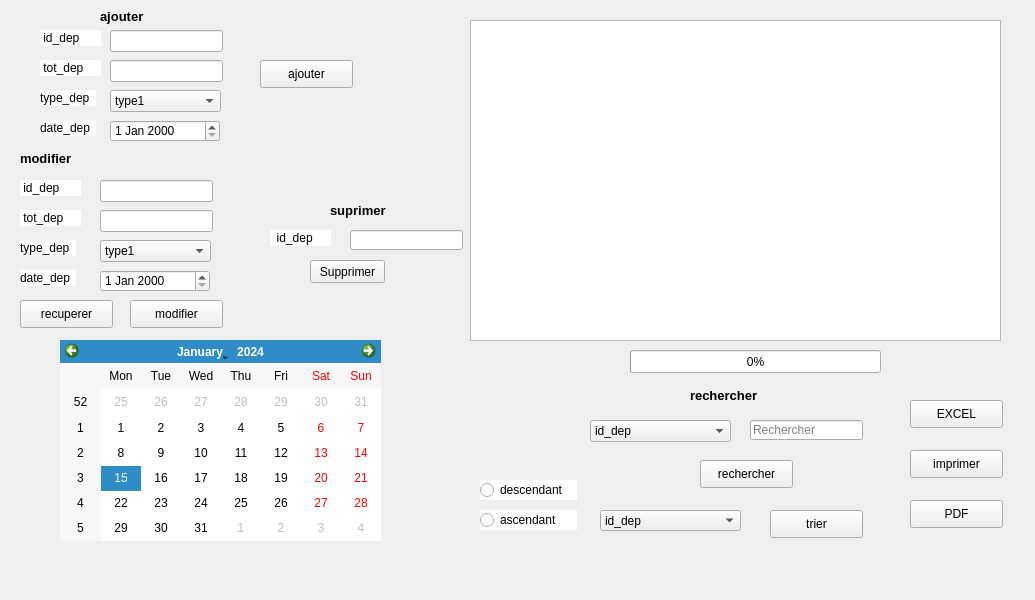
   <widget class="QWidget" name="tab">
    <attribute name="title">
     <string>Gestion depense</string>
    </attribute>
    <widget class="QLabel" name="label_7">
     <property name="geometry">
      <rect>
       <x>40</x>
       <y>30</y>
       <width>61</width>
       <height>16</height>
      </rect>
     </property>
     <property name="styleSheet">
      <string notr="true">background-color:tranparent;

border-image:url(:/image/888.jpg);

background:white;

border:none;

background-repeat:none;

</string>
     </property>
     <property name="text">
      <string> id_dep</string>
     </property>
    </widget>
    <widget class="QLabel" name="label_10">
     <property name="geometry">
      <rect>
       <x>40</x>
       <y>60</y>
       <width>61</width>
       <height>16</height>
      </rect>
     </property>
     <property name="styleSheet">
      <string notr="true">background-color:tranparent;

border-image:url(:/image/888.jpg);

background:white;

border:none;

background-repeat:none;

</string>
     </property>
     <property name="text">
      <string> tot_dep</string>
     </property>
    </widget>
    <widget class="QLineEdit" name="le_id_dep">
     <property name="geometry">
      <rect>
       <x>110</x>
       <y>30</y>
       <width>113</width>
       <height>22</height>
      </rect>
     </property>
    </widget>
    <widget class="QLineEdit" name="le_tot_dep">
     <property name="geometry">
      <rect>
       <x>110</x>
       <y>60</y>
       <width>113</width>
       <height>22</height>
      </rect>
     </property>
    </widget>
    <widget class="QPushButton" name="pushButton_1">
     <property name="geometry">
      <rect>
       <x>260</x>
       <y>60</y>
       <width>93</width>
       <height>28</height>
      </rect>
     </property>
     <property name="text">
      <string>ajouter</string>
     </property>
    </widget>
    <widget class="QLabel" name="label_25">
     <property name="geometry">
      <rect>
       <x>20</x>
       <y>180</y>
       <width>61</width>
       <height>16</height>
      </rect>
     </property>
     <property name="styleSheet">
      <string notr="true">background-color:tranparent;

border-image:url(:/image/888.jpg);

background:white;

border:none;

background-repeat:none;
</string>
     </property>
     <property name="text">
      <string> id_dep</string>
     </property>
    </widget>
    <widget class="QLabel" name="label_11">
     <property name="geometry">
      <rect>
       <x>20</x>
       <y>210</y>
       <width>61</width>
       <height>16</height>
      </rect>
     </property>
     <property name="styleSheet">
      <string notr="true">background-color:tranparent;

border-image:url(:/image/888.jpg);

background:white;

border:none;

background-repeat:none;
</string>
     </property>
     <property name="text">
      <string> tot_dep</string>
     </property>
    </widget>
    <widget class="QLineEdit" name="le_id_dep_5">
     <property name="geometry">
      <rect>
       <x>100</x>
       <y>180</y>
       <width>113</width>
       <height>22</height>
      </rect>
     </property>
    </widget>
    <widget class="QLineEdit" name="le_tot_dep_2">
     <property name="geometry">
      <rect>
       <x>100</x>
       <y>210</y>
       <width>113</width>
       <height>22</height>
      </rect>
     </property>
    </widget>
    <widget class="QPushButton" name="pushButton_2">
     <property name="geometry">
      <rect>
       <x>130</x>
       <y>300</y>
       <width>93</width>
       <height>28</height>
      </rect>
     </property>
     <property name="text">
      <string>modifier</string>
     </property>
    </widget>
    <widget class="QComboBox" name="cb_recherche_8">
     <property name="geometry">
      <rect>
       <x>590</x>
       <y>420</y>
       <width>141</width>
       <height>22</height>
      </rect>
     </property>
     <item>
      <property name="text">
       <string>id_dep</string>
      </property>
     </item>
     <item>
      <property name="text">
       <string>tot_dep</string>
      </property>
     </item>
    </widget>
    <widget class="QLineEdit" name="le_recherche_8">
     <property name="geometry">
      <rect>
       <x>750</x>
       <y>420</y>
       <width>113</width>
       <height>20</height>
      </rect>
     </property>
     <property name="placeholderText">
      <string>Rechercher</string>
     </property>
    </widget>
    <widget class="QPushButton" name="pushButton_7">
     <property name="geometry">
      <rect>
       <x>700</x>
       <y>460</y>
       <width>93</width>
       <height>28</height>
      </rect>
     </property>
     <property name="text">
      <string>rechercher</string>
     </property>
    </widget>
    <widget class="QPushButton" name="EXCEL_4">
     <property name="geometry">
      <rect>
       <x>910</x>
       <y>400</y>
       <width>93</width>
       <height>28</height>
      </rect>
     </property>
     <property name="text">
      <string>EXCEL</string>
     </property>
    </widget>
    <widget class="QLabel" name="label_26">
     <property name="geometry">
      <rect>
       <x>270</x>
       <y>230</y>
       <width>61</width>
       <height>16</height>
      </rect>
     </property>
     <property name="styleSheet">
      <string notr="true">background-color:tranparent;

border-image:url(:/image/555555.jpg);

background:white;

border:none;

background-repeat:none;</string>
     </property>
     <property name="text">
      <string>  id_dep</string>
     </property>
    </widget>
    <widget class="QLineEdit" name="le_id_sup_3">
     <property name="geometry">
      <rect>
       <x>350</x>
       <y>230</y>
       <width>113</width>
       <height>20</height>
      </rect>
     </property>
     <property name="styleSheet">
      <string notr="true">m_myWidget = new QWidget(this); m_myWidget-&gt;setGeometry(0, 0, 300, 100); QPalette pal = palette();</string>
     </property>
    </widget>
    <widget class="QPushButton" name="supprimer_6">
     <property name="geometry">
      <rect>
       <x>310</x>
       <y>260</y>
       <width>75</width>
       <height>23</height>
      </rect>
     </property>
     <property name="text">
      <string>Supprimer</string>
     </property>
    </widget>
    <widget class="QTableView" name="tab_dep">
     <property name="geometry">
      <rect>
       <x>470</x>
       <y>20</y>
       <width>531</width>
       <height>321</height>
      </rect>
     </property>
    </widget>
    <widget class="QComboBox" name="cb_recherche_10">
     <property name="geometry">
      <rect>
       <x>600</x>
       <y>510</y>
       <width>141</width>
       <height>21</height>
      </rect>
     </property>
     <item>
      <property name="text">
       <string>id_dep</string>
      </property>
     </item>
     <item>
      <property name="text">
       <string>tot_dep</string>
      </property>
     </item>
    </widget>
    <widget class="QPushButton" name="pushButton_8">
     <property name="geometry">
      <rect>
       <x>770</x>
       <y>510</y>
       <width>93</width>
       <height>28</height>
      </rect>
     </property>
     <property name="text">
      <string>trier</string>
     </property>
    </widget>
    <widget class="QLabel" name="label_31">
     <property name="geometry">
      <rect>
       <x>5</x>
       <y>-1</y>
       <width>1021</width>
       <height>591</height>
      </rect>
     </property>
     <property name="styleSheet">
      <string notr="true">background-color:tranparent;

border-image:url(:/StyleSheet/1.jpg);

background:none;

border:none;

background-repeat:none;
</string>
     </property>
     <property name="text">
      <string/>
     </property>
    </widget>
    <widget class="QPushButton" name="pushButton_6">
     <property name="geometry">
      <rect>
       <x>20</x>
       <y>300</y>
       <width>93</width>
       <height>28</height>
      </rect>
     </property>
     <property name="text">
      <string>recuperer</string>
     </property>
    </widget>
    <widget class="QRadioButton" name="desc1">
     <property name="geometry">
      <rect>
       <x>480</x>
       <y>480</y>
       <width>97</width>
       <height>20</height>
      </rect>
     </property>
     <property name="styleSheet">
      <string notr="true">background-color:tranparent;

border-image:url(:/image/888.jpg);

background:white;

border:none;

background-repeat:none;
</string>
     </property>
     <property name="text">
      <string>descendant </string>
     </property>
    </widget>
    <widget class="QRadioButton" name="asc1">
     <property name="geometry">
      <rect>
       <x>480</x>
       <y>510</y>
       <width>97</width>
       <height>20</height>
      </rect>
     </property>
     <property name="styleSheet">
      <string notr="true">background-color:tranparent;

border-image:url(:/image/888.jpg);

background:white;

border:none;

background-repeat:none;
</string>
     </property>
     <property name="text">
      <string>ascendant</string>
     </property>
    </widget>
    <widget class="QLabel" name="label_23">
     <property name="geometry">
      <rect>
       <x>40</x>
       <y>90</y>
       <width>56</width>
       <height>16</height>
      </rect>
     </property>
     <property name="styleSheet">
      <string notr="true">background-color:tranparent;

border-image:url(:/image/888.jpg);

background:white;

border:none;

background-repeat:none;
</string>
     </property>
     <property name="text">
      <string>type_dep</string>
     </property>
    </widget>
    <widget class="QLabel" name="label_24">
     <property name="geometry">
      <rect>
       <x>40</x>
       <y>120</y>
       <width>56</width>
       <height>16</height>
      </rect>
     </property>
     <property name="styleSheet">
      <string notr="true">background-color:tranparent;

border-image:url(:/image/888.jpg);

background:white;

border:none;

background-repeat:none;

</string>
     </property>
     <property name="text">
      <string>date_dep</string>
     </property>
    </widget>
    <widget class="QLabel" name="label_29">
     <property name="geometry">
      <rect>
       <x>20</x>
       <y>240</y>
       <width>56</width>
       <height>16</height>
      </rect>
     </property>
     <property name="styleSheet">
      <string notr="true">background-color:tranparent;

border-image:url(:/image/888.jpg);

background:white;

border:none;

background-repeat:none;
</string>
     </property>
     <property name="text">
      <string>type_dep</string>
     </property>
    </widget>
    <widget class="QLabel" name="label_32">
     <property name="geometry">
      <rect>
       <x>20</x>
       <y>270</y>
       <width>56</width>
       <height>16</height>
      </rect>
     </property>
     <property name="styleSheet">
      <string notr="true">background-color:tranparent;

border-image:url(:/image/888.jpg);

background:white;

border:none;

background-repeat:none;
</string>
     </property>
     <property name="text">
      <string>date_dep</string>
     </property>
    </widget>
    <widget class="QComboBox" name="letypedep">
     <property name="geometry">
      <rect>
       <x>110</x>
       <y>90</y>
       <width>111</width>
       <height>22</height>
      </rect>
     </property>
     <item>
      <property name="text">
       <string>type1</string>
      </property>
     </item>
     <item>
      <property name="text">
       <string>type2</string>
      </property>
     </item>
     <item>
      <property name="text">
       <string>type3</string>
      </property>
     </item>
    </widget>
    <widget class="QComboBox" name="mtypedep">
     <property name="geometry">
      <rect>
       <x>100</x>
       <y>240</y>
       <width>111</width>
       <height>22</height>
      </rect>
     </property>
     <item>
      <property name="text">
       <string>type1</string>
      </property>
     </item>
     <item>
      <property name="text">
       <string>type2</string>
      </property>
     </item>
     <item>
      <property name="text">
       <string>type3</string>
      </property>
     </item>
    </widget>
    <widget class="QPushButton" name="impression_2">
     <property name="geometry">
      <rect>
       <x>910</x>
       <y>450</y>
       <width>93</width>
       <height>28</height>
      </rect>
     </property>
     <property name="text">
      <string>imprimer</string>
     </property>
    </widget>
    <widget class="QPushButton" name="pdff">
     <property name="geometry">
      <rect>
       <x>910</x>
       <y>500</y>
       <width>93</width>
       <height>28</height>
      </rect>
     </property>
     <property name="text">
      <string>PDF</string>
     </property>
    </widget>
    <widget class="QDateEdit" name="date">
     <property name="geometry">
      <rect>
       <x>110</x>
       <y>120</y>
       <width>110</width>
       <height>22</height>
      </rect>
     </property>
    </widget>
    <widget class="QDateEdit" name="datess">
     <property name="geometry">
      <rect>
       <x>100</x>
       <y>270</y>
       <width>110</width>
       <height>22</height>
      </rect>
     </property>
    </widget>
    <widget class="QCalendarWidget" name="calendarWidget_2">
     <property name="geometry">
      <rect>
       <x>60</x>
       <y>340</y>
       <width>321</width>
       <height>201</height>
      </rect>
     </property>
    </widget>
    <widget class="QProgressBar" name="progressBar_2">
     <property name="geometry">
      <rect>
       <x>630</x>
       <y>350</y>
       <width>251</width>
       <height>23</height>
      </rect>
     </property>
     <property name="value">
      <number>0</number>
     </property>
    </widget>
    <widget class="QLabel" name="label_40">
     <property name="geometry">
      <rect>
       <x>100</x>
       <y>6</y>
       <width>81</width>
       <height>20</height>
      </rect>
     </property>
     <property name="font">
      <font>
       <pointsize>10</pointsize>
       <weight>75</weight>
       <bold>true</bold>
      </font>
     </property>
     <property name="text">
      <string>ajouter</string>
     </property>
    </widget>
    <widget class="QLabel" name="label_43">
     <property name="geometry">
      <rect>
       <x>20</x>
       <y>150</y>
       <width>91</width>
       <height>16</height>
      </rect>
     </property>
     <property name="font">
      <font>
       <pointsize>10</pointsize>
       <weight>75</weight>
       <bold>true</bold>
      </font>
     </property>
     <property name="text">
      <string>modifier</string>
     </property>
    </widget>
    <widget class="QLabel" name="label_44">
     <property name="geometry">
      <rect>
       <x>330</x>
       <y>200</y>
       <width>91</width>
       <height>21</height>
      </rect>
     </property>
     <property name="font">
      <font>
       <pointsize>10</pointsize>
       <weight>75</weight>
       <bold>true</bold>
      </font>
     </property>
     <property name="text">
      <string>suprimer</string>
     </property>
    </widget>
    <widget class="QLabel" name="label_45">
     <property name="geometry">
      <rect>
       <x>690</x>
       <y>380</y>
       <width>91</width>
       <height>31</height>
      </rect>
     </property>
     <property name="font">
      <font>
       <pointsize>10</pointsize>
       <weight>75</weight>
       <bold>true</bold>
      </font>
     </property>
     <property name="text">
      <string>rechercher</string>
     </property>
    </widget>
    <zorder>label_31</zorder>
    <zorder>label_7</zorder>
    <zorder>label_10</zorder>
    <zorder>le_id_dep</zorder>
    <zorder>le_tot_dep</zorder>
    <zorder>pushButton_1</zorder>
    <zorder>label_25</zorder>
    <zorder>label_11</zorder>
    <zorder>le_id_dep_5</zorder>
    <zorder>le_tot_dep_2</zorder>
    <zorder>pushButton_2</zorder>
    <zorder>cb_recherche_8</zorder>
    <zorder>le_recherche_8</zorder>
    <zorder>pushButton_7</zorder>
    <zorder>EXCEL_4</zorder>
    <zorder>label_26</zorder>
    <zorder>le_id_sup_3</zorder>
    <zorder>supprimer_6</zorder>
    <zorder>tab_dep</zorder>
    <zorder>cb_recherche_10</zorder>
    <zorder>pushButton_8</zorder>
    <zorder>pushButton_6</zorder>
    <zorder>desc1</zorder>
    <zorder>asc1</zorder>
    <zorder>label_23</zorder>
    <zorder>label_24</zorder>
    <zorder>label_29</zorder>
    <zorder>label_32</zorder>
    <zorder>letypedep</zorder>
    <zorder>mtypedep</zorder>
    <zorder>impression_2</zorder>
    <zorder>pdff</zorder>
    <zorder>date</zorder>
    <zorder>datess</zorder>
    <zorder>calendarWidget_2</zorder>
    <zorder>progressBar_2</zorder>
    <zorder>label_40</zorder>
    <zorder>label_43</zorder>
    <zorder>label_44</zorder>
    <zorder>label_45</zorder>
   </widget>
